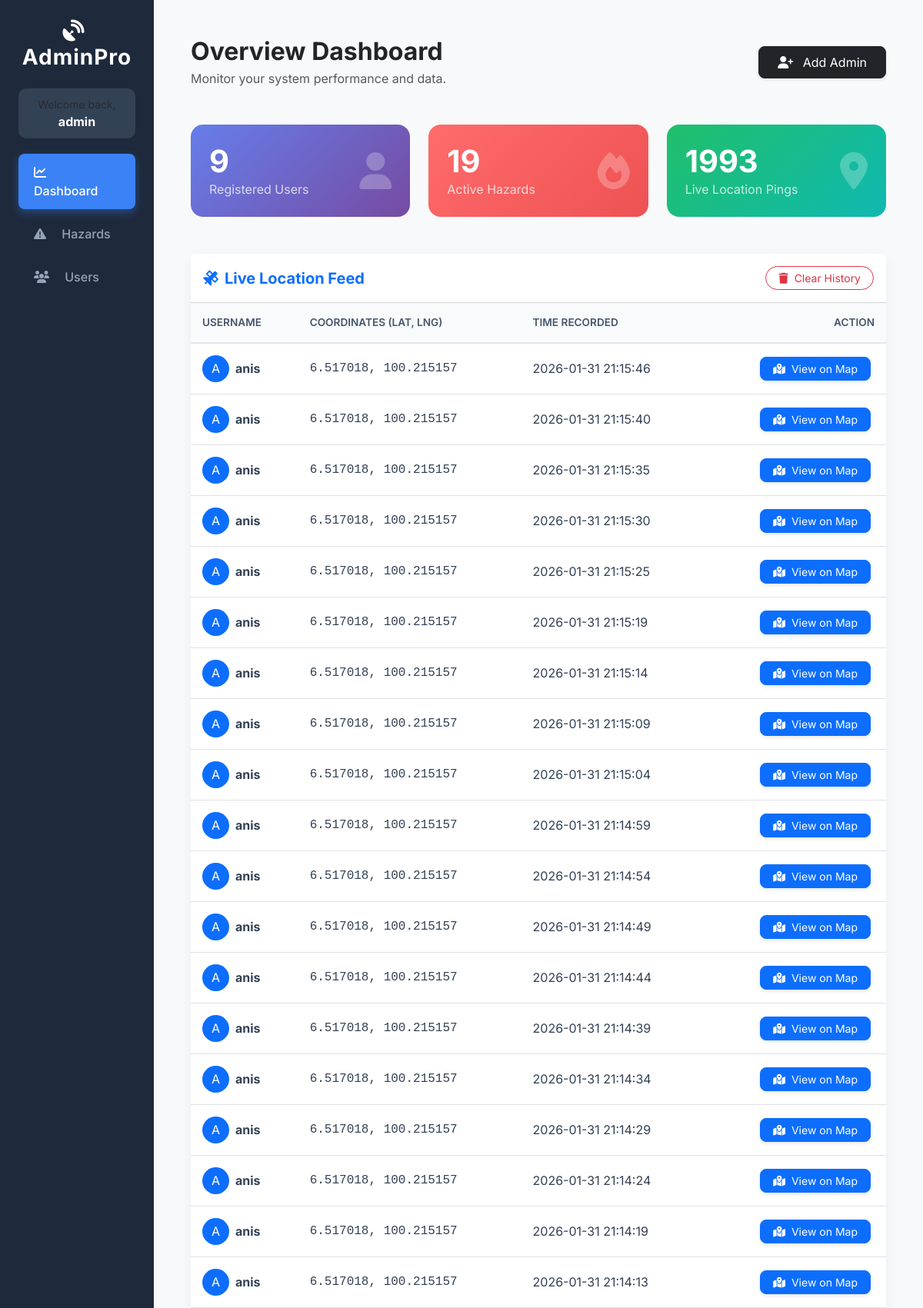
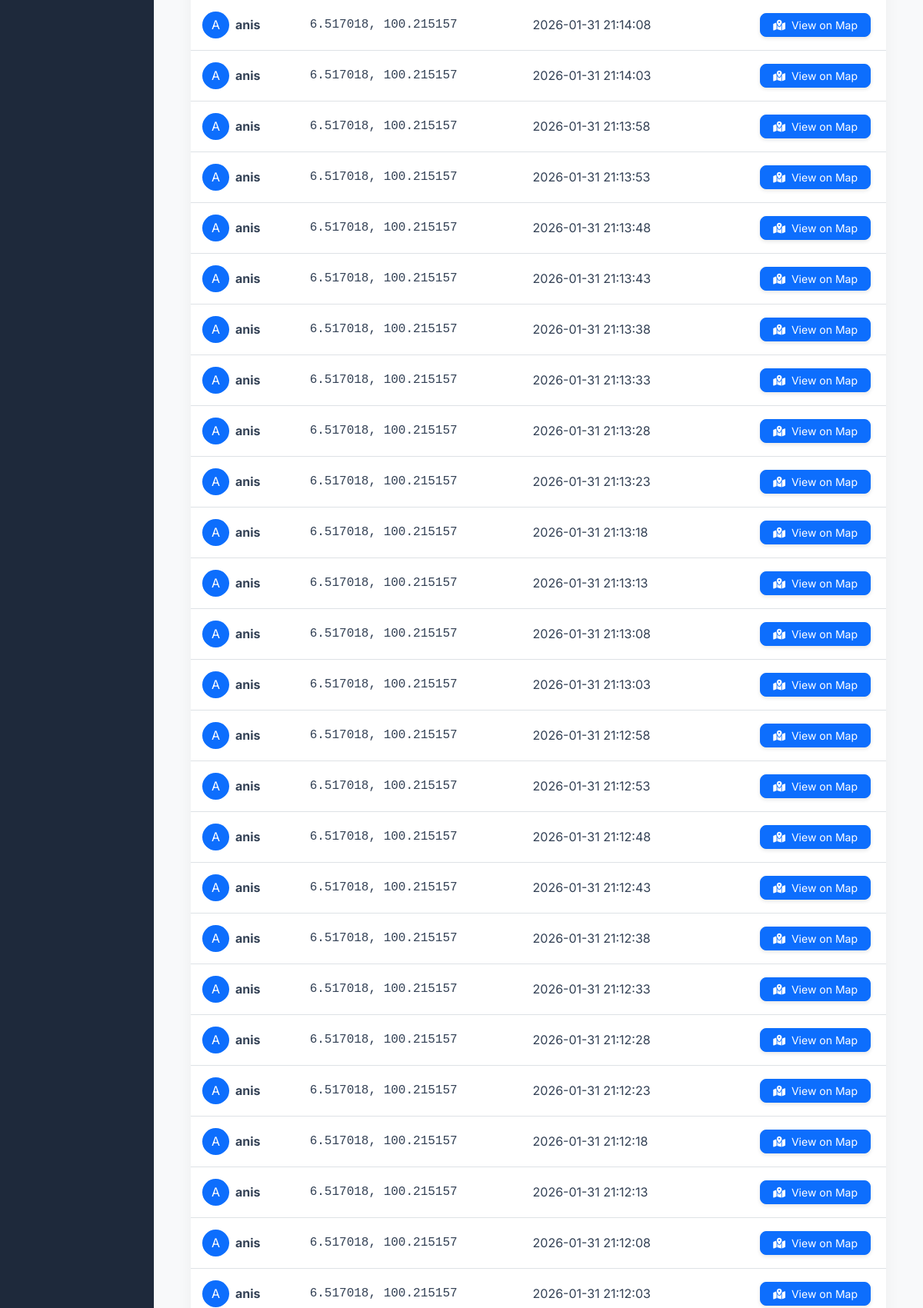
Page /admin.php (signed in, upper part) on the committed database (2 pictures, top to bottom).
### tables this page shows
CREATE TABLE `location_logs` (
  `id` int(11) NOT NULL,
  `username` varchar(50) NOT NULL,
  `user_agent` varchar(255) DEFAULT NULL,
  `latitude` double(10,6) NOT NULL,
  `longitude` double(10,6) NOT NULL,
  `created_at` timestamp NOT NULL DEFAULT current_timestamp()
);

### admin.php (the view, shortened to what this page needs)
<?php
$conn = new mysqli("localhost", "root", "", "crowdtrack_db");
$total_users = 0; $total_hazards = 0; $live_pings = 0;
if($r = $conn->query("SELECT id FROM users")) $total_users = $r->num_rows;
if($r = $conn->query("SELECT id FROM hazards")) $total_hazards = $r->num_rows;
if($r = $conn->query("SELECT id FROM location_logs")) $live_pings = $r->num_rows;
$tab = isset($_GET['tab']) ? $_GET['tab'] : 'dashboard';
?>
<!DOCTYPE html>
<html lang="en">
<head>
    <link href="https://cdn.jsdelivr.net/npm/bootstrap@5.3.0/dist/css/bootstrap.min.css" rel="stylesheet">
    <link rel="stylesheet" href="https://cdnjs.cloudflare.com/ajax/libs/font-awesome/6.4.0/css/all.min.css">
</head>
<body>
<div class="container-fluid">
    <div class="row">
        <div class="col-md-2 sidebar p-4 d-flex flex-column">
            <h3 class="text-center mb-4"><i class="fas fa-satellite-dish me-2"></i>AdminPro</h3>
            <div class="admin-badge text-center">
                <div class="small text-muted">Welcome back,</div>
                <div class="fw-bold text-white"><?php echo $_SESSION['admin_name']; ?></div>
            </div>
            <ul class="nav flex-column mb-auto">
                <li class="nav-item">
                    <a class="nav-link <?php echo ($tab == 'dashboard') ? 'active' : ''; ?>" href="?tab=dashboard">
                        <i class="fas fa-chart-line me-3"></i> Dashboard
                    </a>
                </li>
                <li class="nav-item">
                    <a class="nav-link <?php echo ($tab == 'hazards') ? 'active' : ''; ?>" href="?tab=hazards">
                        <i class="fas fa-exclamation-triangle me-3"></i> Hazards
                    </a>
                </li>
                <li class="nav-item">
                    <a class="nav-link <?php echo ($tab == 'users') ? 'active' : ''; ?>" href="?tab=users">
                        <i class="fas fa-users me-3"></i> Users
                    </a>
                </li>
            </ul>
        </div>
        <div class="col-md-10 p-5" style="background-color: #f8f9fa;">
            <div class="d-flex justify-content-between align-items-center mb-5">
                <div>
                    <h2 class="fw-bold text-dark mb-1">Overview Dashboard</h2>
                    <p class="text-muted mb-0">Monitor your system performance and data.</p>
                </div>
                <button type="button" class="btn btn-dark shadow-sm px-4 py-2 rounded-3" data-bs-toggle="modal" data-bs-target="#addAdminModal">
                    <i class="fas fa-user-plus me-2"></i> Add Admin
                </button>
            </div>
            <div class="row mb-5">
                <div class="col-md-4">
                    <div class="card card-stat bg-gradient-primary p-4 text-white">
                        <div class="d-flex justify-content-between align-items-center">
                            <div>
                                <h1 class="fw-bold mb-0"><?php echo $total_users; ?></h1>
                                <span class="opacity-75">Registered Users</span>
                            </div>
                            <i class="fas fa-user fa-3x opacity-25"></i>
                        </div>
                    </div>
                </div>
                <div class="col-md-4">
                    <div class="card card-stat bg-gradient-danger p-4 text-white">
                        <div class="d-flex justify-content-between align-items-center">
                            <div>
                                <h1 class="fw-bold mb-0"><?php echo $total_hazards; ?></h1>
                                <span class="opacity-75">Active Hazards</span>
                            </div>
                            <i class="fas fa-fire fa-3x opacity-25"></i>
                        </div>
                    </div>
                </div>
                <div class="col-md-4">
                    <div class="card card-stat bg-gradient-success p-4 text-white">
                        <div class="d-flex justify-content-between align-items-center">
                            <div>
                                <h1 class="fw-bold mb-0"><?php echo $live_pings; ?></h1>
                                <span class="opacity-75">Live Location Pings</span>
                            </div>
                            <i class="fas fa-map-marker-alt fa-3x opacity-25"></i>
                        </div>
                    </div>
                </div>
            </div>
            <?php if ($tab == 'dashboard'): ?>
                <div class="card card-table">
                    <div class="card-header bg-white py-3 d-flex justify-content-between align-items-center">
                        <h5 class="m-0 fw-bold text-primary"><i class="fas fa-satellite me-2"></i>Live Location Feed</h5>
                        <a href="?clear_feed=1" class="btn btn-outline-danger btn-sm rounded-pill px-3" onclick="return confirm('Are you sure you want to clear all tracking history?')">
                            <i class="fas fa-trash me-1"></i> Clear History
                        </a>
                    </div>
                    <div class="card-body p-0">
                        <div class="table-responsive">
                            <table class="table table-hover mb-0">
                                <thead>
                                    <tr>
                                        <th>Username</th>
                                        <th>Coordinates (Lat, Lng)</th>
                                        <th>Time Recorded</th>
                                        <th class="text-end">Action</th>
                                    </tr>
                                </thead>
                                <tbody>
                                    <?php
                                    $res = $conn->query("SELECT * FROM location_logs ORDER BY id DESC LIMIT 50");
                                    if($res && $res->num_rows > 0) {
                                        while($row = $res->fetch_assoc()) {
                                            $url = "http://maps.google.com/?q={$row['latitude']},{$row['longitude']}";
                                            $time_display = isset($row['created_at']) ? $row['created_at'] : '<span class="text-muted fst-italic">Just Now</span>';
                                            echo "<tr>
                                                <td>
                                                    <div class='d-flex align-items-center'>
                                                        <div class='rounded-circle bg-primary text-white d-flex align-items-center justify-content-center me-2' style='width:35px; height:35px;'>
                                                            ".strtoupper(substr($row['username'], 0, 1))."
                                                        </div>
                                                        <span class='fw-bold'>{$row['username']}</span>
                                                    </div>
                                                </td>
                                                <td class='font-monospace'>{$row['latitude']}, {$row['longitude']}</td>
                                                <td>{$time_display}</td>
                                                <td class='text-end'>
                                                    <a href='$url' target='_blank' class='btn btn-sm btn-primary btn-action rounded-3 px-3'>
                                                        <i class='fas fa-map-marked-alt me-1'></i> View on Map
                                                    </a>
                                                </td>
                                            </tr>";
                                        }
                                    } else {
                                        echo "<tr><td colspan='4' class='text-center py-5 text-muted'>No live tracking data available yet.</td></tr>";
                                    }
                                    ?>
                                </tbody>
                            </table>
                        </div>
                    </div>
                </div>
            <?php endif; ?>
        </div>
    </div>
</div>
</body>
</html>

### admin.php (style rules this page uses)
body { background-color: #f0f2f5; font-family: 'Inter', sans-serif; }
.sidebar { min-height: 100vh; background: #1e293b; color: #e2e8f0; box-shadow: 4px 0 10px rgba(0,0,0,0.1); }
.sidebar h3 { font-weight: 700; letter-spacing: 1px; color: #fff; }
.nav-link { color: #94a3b8; margin-bottom: 8px; padding: 12px 20px; border-radius: 8px; transition: all 0.3s; font-weight: 500; }
.nav-link.active { background-color: #3b82f6; color: white; box-shadow: 0 4px 12px rgba(59, 130, 246, 0.4); }
.admin-badge { background: #334155; padding: 10px; border-radius: 10px; margin-bottom: 20px; }
.card-stat { border: none; border-radius: 16px; overflow: hidden; transition: transform 0.3s; position: relative; }
.bg-gradient-primary { background: linear-gradient(135deg, #667eea 0%, #764ba2 100%); }
.bg-gradient-danger { background: linear-gradient(135deg, #ff9a9e 0%, #fecfef 99%, #fecfef 100%); background-image: linear-gradient(135deg, #ff6b6b 0%, #ee5253 100%); }
.bg-gradient-success { background: linear-gradient(135deg, #84fab0 0%, #8fd3f4 100%); background-image: linear-gradient(135deg, #20bf6b 0%, #0fb9b1 100%); }
.card-table { border: none; border-radius: 12px; box-shadow: 0 5px 20px rgba(0,0,0,0.05); }
.table thead th { background-color: #f8fafc; color: #475569; font-weight: 600; text-transform: uppercase; font-size: 0.85rem; padding: 15px; border-bottom: 2px solid #e2e8f0; }
.table tbody td { vertical-align: middle; padding: 15px; color: #334155; }
.btn-action { margin-right: 5px; box-shadow: 0 2px 5px rgba(0,0,0,0.1); }

### rows in the picture
location_logs: username "A", username "anis", latitude "6.517018", longitude "100.215157", created_at "2026-01-31 21:15:46"
location_logs: username "A", username "anis", latitude "6.517018", longitude "100.215157", created_at "2026-01-31 21:15:40"
location_logs: username "A", username "anis", latitude "6.517018", longitude "100.215157", created_at "2026-01-31 21:15:35"
location_logs: username "A", username "anis", latitude "6.517018", longitude "100.215157", created_at "2026-01-31 21:15:30"
location_logs: username "A", username "anis", latitude "6.517018", longitude "100.215157", created_at "2026-01-31 21:15:25"
location_logs: username "A", username "anis", latitude "6.517018", longitude "100.215157", created_at "2026-01-31 21:15:19"
location_logs: username "A", username "anis", latitude "6.517018", longitude "100.215157", created_at "2026-01-31 21:15:14"
location_logs: username "A", username "anis", latitude "6.517018", longitude "100.215157", created_at "2026-01-31 21:15:09"
location_logs: username "A", username "anis", latitude "6.517018", longitude "100.215157", created_at "2026-01-31 21:15:04"
location_logs: username "A", username "anis", latitude "6.517018", longitude "100.215157", created_at "2026-01-31 21:14:59"
location_logs: username "A", username "anis", latitude "6.517018", longitude "100.215157", created_at "2026-01-31 21:14:54"
location_logs: username "A", username "anis", latitude "6.517018", longitude "100.215157", created_at "2026-01-31 21:14:49"
location_logs: username "A", username "anis", latitude "6.517018", longitude "100.215157", created_at "2026-01-31 21:14:44"
location_logs: username "A", username "anis", latitude "6.517018", longitude "100.215157", created_at "2026-01-31 21:14:39"
location_logs: username "A", username "anis", latitude "6.517018", longitude "100.215157", created_at "2026-01-31 21:14:34"
location_logs: username "A", username "anis", latitude "6.517018", longitude "100.215157", created_at "2026-01-31 21:14:29"
location_logs: username "A", username "anis", latitude "6.517018", longitude "100.215157", created_at "2026-01-31 21:14:24"
location_logs: username "A", username "anis", latitude "6.517018", longitude "100.215157", created_at "2026-01-31 21:14:19"
location_logs: username "A", username "anis", latitude "6.517018", longitude "100.215157", created_at "2026-01-31 21:14:13"
location_logs: username "A", username "anis", latitude "6.517018", longitude "100.215157", created_at "2026-01-31 21:14:08"
location_logs: username "A", username "anis", latitude "6.517018", longitude "100.215157", created_at "2026-01-31 21:14:03"
location_logs: username "A", username "anis", latitude "6.517018", longitude "100.215157", created_at "2026-01-31 21:13:58"
location_logs: username "A", username "anis", latitude "6.517018", longitude "100.215157", created_at "2026-01-31 21:13:53"
location_logs: username "A", username "anis", latitude "6.517018", longitude "100.215157", created_at "2026-01-31 21:13:48"
location_logs: username "A", username "anis", latitude "6.517018", longitude "100.215157", created_at "2026-01-31 21:13:43"
location_logs: username "A", username "anis", latitude "6.517018", longitude "100.215157", created_at "2026-01-31 21:13:38"
location_logs: username "A", username "anis", latitude "6.517018", longitude "100.215157", created_at "2026-01-31 21:13:33"
location_logs: username "A", username "anis", latitude "6.517018", longitude "100.215157", created_at "2026-01-31 21:13:28"
location_logs: username "A", username "anis", latitude "6.517018", longitude "100.215157", created_at "2026-01-31 21:13:23"
location_logs: username "A", username "anis", latitude "6.517018", longitude "100.215157", created_at "2026-01-31 21:13:18"
location_logs: username "A", username "anis", latitude "6.517018", longitude "100.215157", created_at "2026-01-31 21:13:13"
location_logs: username "A", username "anis", latitude "6.517018", longitude "100.215157", created_at "2026-01-31 21:13:08"
location_logs: username "A", username "anis", latitude "6.517018", longitude "100.215157", created_at "2026-01-31 21:13:03"
location_logs: username "A", username "anis", latitude "6.517018", longitude "100.215157", created_at "2026-01-31 21:12:58"
location_logs: username "A", username "anis", latitude "6.517018", longitude "100.215157", created_at "2026-01-31 21:12:53"
location_logs: username "A", username "anis", latitude "6.517018", longitude "100.215157", created_at "2026-01-31 21:12:48"
location_logs: username "A", username "anis", latitude "6.517018", longitude "100.215157", created_at "2026-01-31 21:12:43"
location_logs: username "A", username "anis", latitude "6.517018", longitude "100.215157", created_at "2026-01-31 21:12:38"
location_logs: username "A", username "anis", latitude "6.517018", longitude "100.215157", created_at "2026-01-31 21:12:33"
location_logs: username "A", username "anis", latitude "6.517018", longitude "100.215157", created_at "2026-01-31 21:12:28"
location_logs: username "A", username "anis", latitude "6.517018", longitude "100.215157", created_at "2026-01-31 21:12:23"
location_logs: username "A", username "anis", latitude "6.517018", longitude "100.215157", created_at "2026-01-31 21:12:18"
location_logs: username "A", username "anis", latitude "6.517018", longitude "100.215157", created_at "2026-01-31 21:12:13"
location_logs: username "A", username "anis", latitude "6.517018", longitude "100.215157", created_at "2026-01-31 21:12:08"
location_logs: username "A", username "anis", latitude "6.517018", longitude "100.215157", created_at "2026-01-31 21:12:03"

### other values in the picture
$_SESSION['admin_name'] "admin"
$total_users "9"
$total_hazards "19"
$live_pings "1993"
